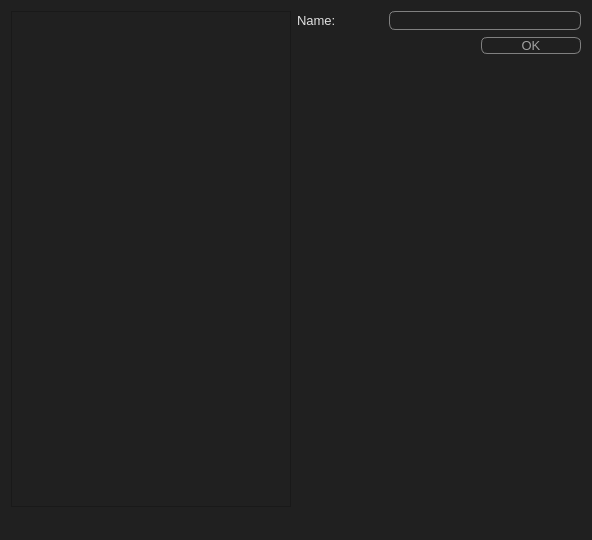
<?xml version="1.0" encoding="UTF-8"?>
<ui version="4.0">
 <class>MainWindowClass</class>
 <widget class="QMainWindow" name="MainWindowClass">
  <property name="geometry">
   <rect>
    <x>0</x>
    <y>0</y>
    <width>592</width>
    <height>540</height>
   </rect>
  </property>
  <property name="windowTitle">
   <string>MainWindow</string>
  </property>
  <property name="styleSheet">
   <string notr="true">QPushButton{
color:#A0A0A0;
border: 1px solid gray;
border-radius:6px;
}

QPushButton:hover{
background-color:#606060;
}

QPushButton:pressed{
border: 2px solid gray;
}

QObject{
background-color:#202020;
font-size:13px;
}

QLabel{
color:#E0E0E0;
}

QLineEdit{
border:1px solid gray;
border-radius:6px;
}
</string>
  </property>
  <widget class="QWidget" name="centralWidget">
   <layout class="QGridLayout" name="gridLayout_2">
    <item row="0" column="0" rowspan="2">
     <widget class="QListWidget" name="connectedListWidget">
      <property name="enabled">
       <bool>false</bool>
      </property>
     </widget>
    </item>
    <item row="0" column="1">
     <layout class="QGridLayout" name="gridLayout">
      <item row="0" column="1" colspan="2">
       <widget class="QLineEdit" name="nameEdit">
        <property name="baseSize">
         <size>
          <width>0</width>
          <height>0</height>
         </size>
        </property>
       </widget>
      </item>
      <item row="1" column="0" colspan="2">
       <spacer name="horizontalSpacer">
        <property name="orientation">
         <enum>Qt::Horizontal</enum>
        </property>
        <property name="sizeHint" stdset="0">
         <size>
          <width>178</width>
          <height>20</height>
         </size>
        </property>
       </spacer>
      </item>
      <item row="1" column="2">
       <widget class="QPushButton" name="okButton">
        <property name="minimumSize">
         <size>
          <width>100</width>
          <height>0</height>
         </size>
        </property>
        <property name="cursor">
         <cursorShape>PointingHandCursor</cursorShape>
        </property>
        <property name="styleSheet">
         <string notr="true"/>
        </property>
        <property name="text">
         <string>OK</string>
        </property>
       </widget>
      </item>
      <item row="0" column="0">
       <widget class="QLabel" name="nameLabel">
        <property name="styleSheet">
         <string notr="true"/>
        </property>
        <property name="text">
         <string>Name:</string>
        </property>
       </widget>
      </item>
      <item row="2" column="0" colspan="3">
       <widget class="QLabel" name="infoLabel">
        <property name="styleSheet">
         <string notr="true">color:red;</string>
        </property>
        <property name="text">
         <string/>
        </property>
       </widget>
      </item>
     </layout>
    </item>
    <item row="1" column="1">
     <spacer name="verticalSpacer">
      <property name="orientation">
       <enum>Qt::Vertical</enum>
      </property>
      <property name="sizeHint" stdset="0">
       <size>
        <width>20</width>
        <height>421</height>
       </size>
      </property>
     </spacer>
    </item>
   </layout>
  </widget>
  <widget class="QStatusBar" name="statusBar"/>
 </widget>
 <layoutdefault spacing="6" margin="11"/>
 <resources>
  <include location="resources/MainWindow.qrc"/>
 </resources>
 <connections/>
</ui>
